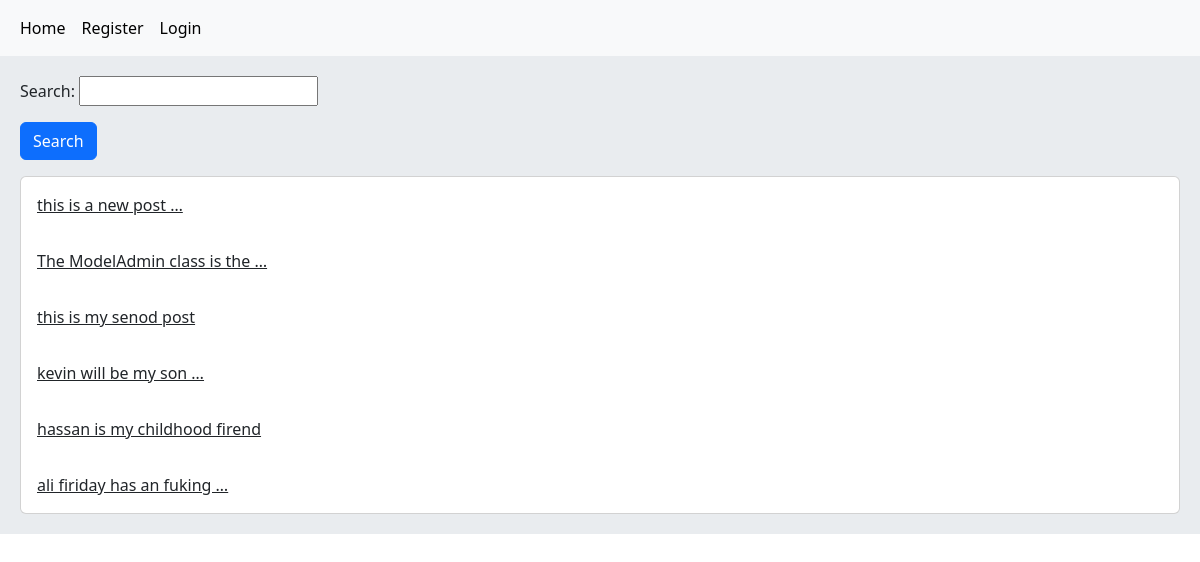
/, run on an earlier commit of the app's database.
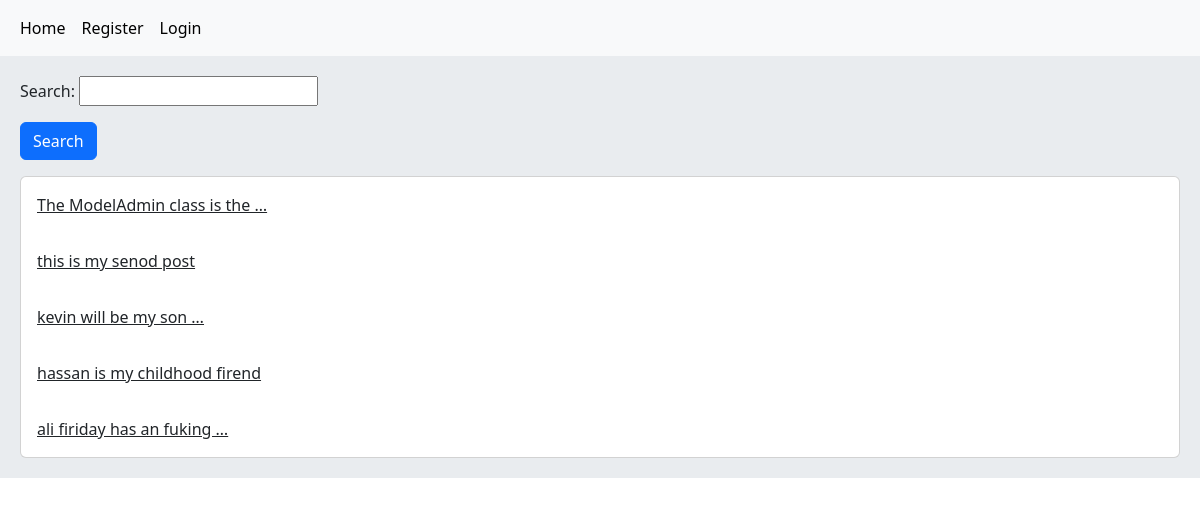
And on a later commit of the database.
### home/models.py (models this page shows, shortened)
class Post(models.Model):
    user = models.ForeignKey(User, on_delete=models.CASCADE, related_name='posts')
    title = models.CharField(max_length=200)
    body = models.TextField()
    slug = models.SlugField(unique=True)
    created = models.DateTimeField(auto_now_add=True)
    updated = models.DateTimeField(auto_now=True)
    class Meta:
        ordering = ('-created',)
    def get_absolute_url(self):
        return reverse('home:post_detail', kwargs={'pk': self.pk, 'slug': self.slug})

### home/views.py (the view)
# urls.py: path('', views.HomeView.as_view(), name='home'),
class HomeView(View):
    form_class = PostSearchForm
    def get(self, request):
        posts = Post.objects.all()
        if request.GET.get('search'):
            posts = posts.filter(body__contains=request.GET['search'])
        return render(request, 'home/index.html', {'posts': posts, 'form': self.form_class})

### home/templates/home/index.html (shortened to what this page needs)
{% extends 'master.html' %}
{% block body %}
    <div class="mb-3">
        <form action="" method="get">
            {{ form.as_p }}
            <input type="submit" value="Search" class="btn btn-primary">
        </form>
    </div>
    <div class="card">
    {% for post in posts %}
        <a href="{{ post.get_absolute_url }}"
           class="card-body">{{ post.body|truncatewords:5 }}</a>
    {% endfor %}
{% endblock %}

What changed in the data, as far as the page shows it:
removed Post: body "this is a new post …"
